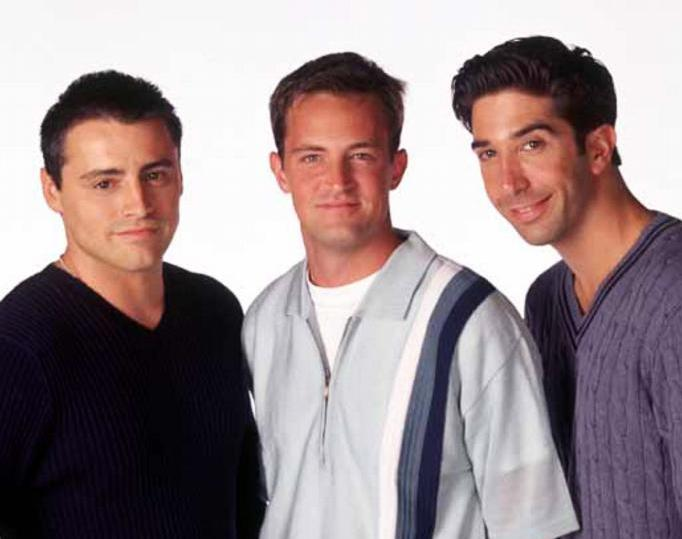
%> input picture HaL6/computer-vision/Lab4/pic_1151313471_10.jpg, 682 x 539 px
$ octave --eval "prob22;"   (GNU Octave 9; MATLAB toolbox functions it lacks are replaced by stand-ins)
%> lines starting %> are read from the running program, lines starting %| are printed output that depends on the picture
function prob22()
  filePath = 'pic_1151313471_10.jpg';
  im = imread(filePath);
%> im is the input picture: size 539x682x3 uint8; mean R, G, B 152.8, 137.5, 140.2
  hsvIm = rgb2hsv(im);
%> hsvIm: size 539x682x3 double; mean H, S, V 0.465, 0.251, 0.612

  rIm = im(:,:,1);
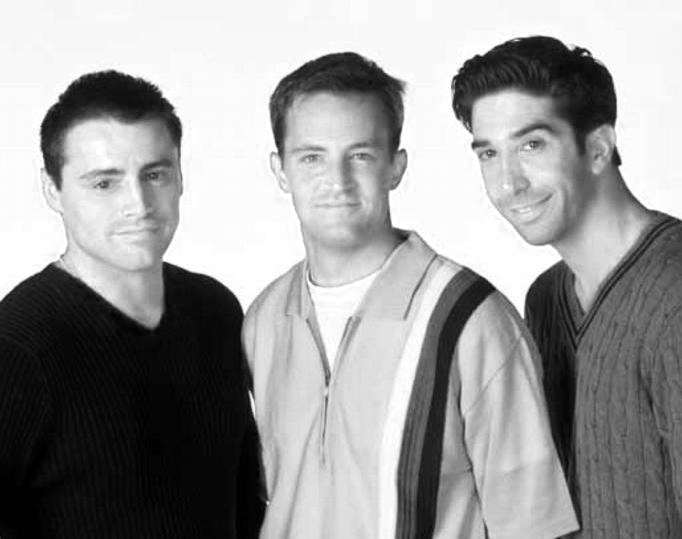
%> rIm: size 539x682 uint8; min 0, max 255, mean 152.8
  gIm = im(:,:,2);
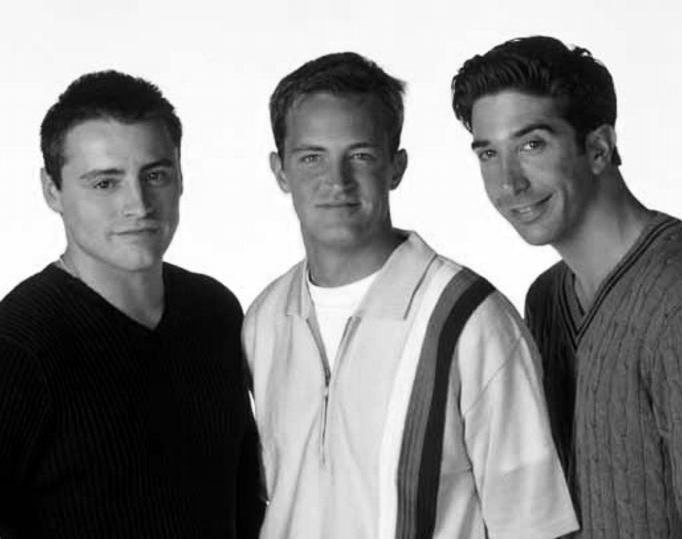
%> gIm: size 539x682 uint8; min 0, max 255, mean 137.5
  bIm = im(:,:,3);
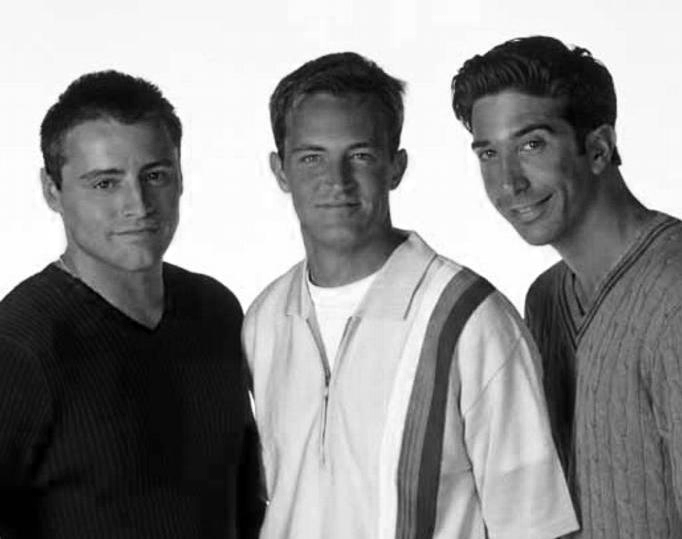
%> bIm: size 539x682 uint8; min 0, max 255, mean 140.2

  hIm = hsvIm(:,:,1);
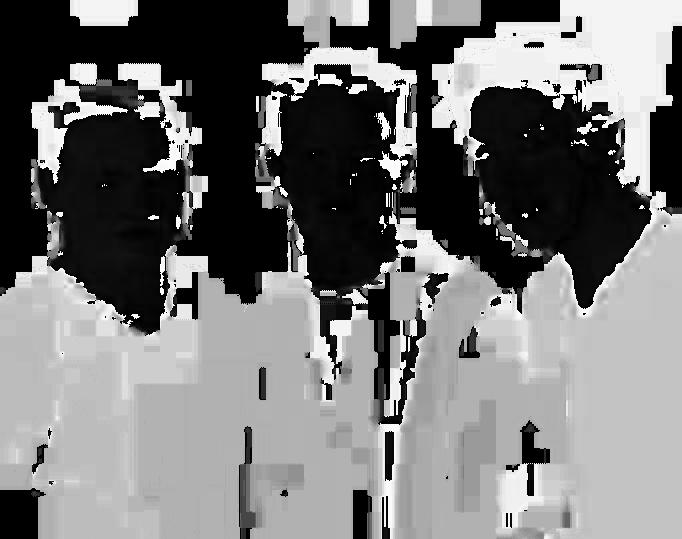
%> hIm: size 539x682 double; min 0, max 0.998, mean 0.465
  sIm = hsvIm(:,:,2);
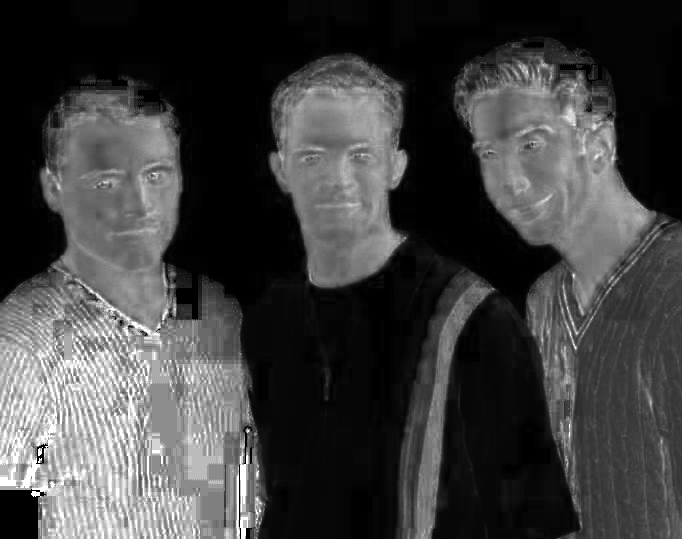
%> sIm: size 539x682 double; min 0, max 1, mean 0.251
  vIm = hsvIm(:,:,3);

  subplot(2,3,1);
  imshow(rIm);
  subplot(2,3,2);
  imshow(gIm);
  subplot(2,3,3);
  imshow(bIm);
  subplot(2,3,4);
  imshow(hIm);
  subplot(2,3,5);
  imshow(sIm);
  subplot(2,3,6);
  imshow(vIm);
end

$ run again, with HaL6/computer-vision/Lab4/peppers.png saved as HaL6/computer-vision/Lab4/pic_1151313471_10.jpg
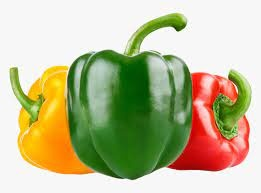
%> input picture HaL6/computer-vision/Lab4/peppers.png, 261 x 193 px
%> in prob22, im is the input picture: size 193x261x3 uint8; mean R, G, B 190, 187.5, 148.4
%> hsvIm: size 193x261x3 double; mean H, S, V 0.188, 0.353, 0.811
%> in prob22, `sIm = hsvIm(:,:,2);`:
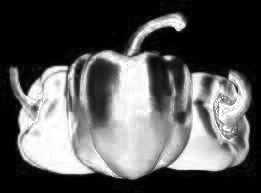
%> sIm: size 193x261 double; min 0, max 1, mean 0.353
%> in prob22, `vIm = hsvIm(:,:,3);`:
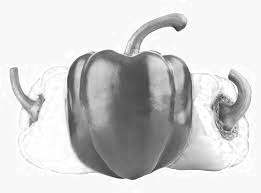
%> vIm: size 193x261 double; min 0.153, max 1, mean 0.811
